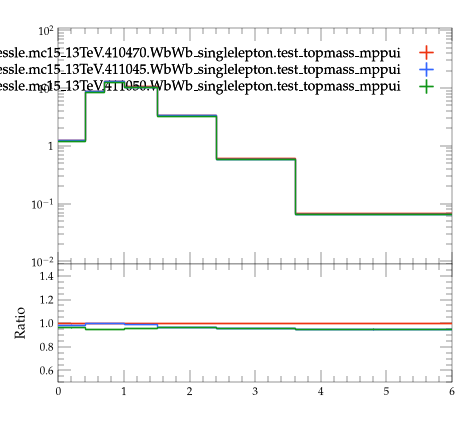

Source code (Python):
#! /usr/bin/env python3

# This Python script was auto-generated using YODA v2.1.2.
# Analysis object: /WbWb_singlelepton/r_bq
# Timestamp: 07-08-2026 (09:16:02)

import matplotlib as mpl
import matplotlib.pyplot as plt
mpl.use('Agg') # comment out for interactive use
import os
import numpy as np
from numpy import nan, inf

plotDir = os.path.split(os.path.realpath(__file__))[0]
if 'YODA_USER_PLOT_PATH' in globals():
    plot_outdir = globals()['YODA_USER_PLOT_PATH']
else:
    plot_outdir = plotDir

#plot style
plt.style.use(os.path.join(plotDir, '../default.mplstyle'))
# plot metadata
figW, figH = plt.rcParams['figure.figsize']
ax_xLabel = ''
ax_yLabel = ''
ax_title  = ''
ax_xScale = 'linear'
ax_yScale = 'log'
xLims = (0.0, 6.0)
yLims = (0.009000000000000001, 110.00000000000001)

# TeX-friendly labels for the legend
labels = {
  'legend' : ([ r"user.johessle.mc15\_13TeV.410470.WbWb\_singlelepton.test\_topmass\_mppui", r"user.johessle.mc15\_13TeV.411045.WbWb\_singlelepton.test\_topmass\_mppui", r"user.johessle.mc15\_13TeV.411050.WbWb\_singlelepton.test\_topmass\_mppui" ], r""),
}

# Adjust canvas width and height
canvasW = 10.0
canvasH = 9.0
figW *= canvasW/10.
figH *= canvasH/9.

# Create figure and axis objects
fig, (ax, ratio0_ax) = plt.subplots(2, 1, sharex=True,
                  figsize=(figW,figH), gridspec_kw={'height_ratios': (6.0, 3.0)})

# Set figure margins
plt.subplots_adjust(
    left   = 1.0 * plt.rcParams['figure.subplot.left'],
    right  = 1.0 * plt.rcParams['figure.subplot.right'],
    top    = 1.0 * plt.rcParams['figure.subplot.top'],
    bottom = 1.0 * plt.rcParams['figure.subplot.bottom'])

ratio0_ax.yaxis.set_major_locator(mpl.ticker.MultipleLocator(0.2))
ratio0_ax.set_ylim(0.5, 1.4999)
ratio0_ax.set_ylabel('Ratio')

# the numerical data is stored in a separate file
dataf = dict()
prefix = os.path.split(__file__)[0]
if prefix:    prefix = prefix + '/'
exec(open(prefix+'r_bq__data.py').read(), dataf)


legend_handles = dict() # keep track of handles for the legend

# style options for curves
# starts at zorder>=5 to draw curve on top of legend
styles = {
  'user.johessle.mc15_13TeV.410470.WbWb_singlelepton.test_topmass_mppui.yoda': {
    'color' : '#EE3311',
    'linestyle' : '-',
    'lineopacity' : 1.0,
    'linewidth' : 1,
    'marker' : 'none',
    'markersize' : 2,
    'capsize' : 0.0,
    'zorder' : 5,
    'histstyle' : 1,
    'drawstyle' : 'steps-pre',
    'xerrorbars' : 1,
    'yerrorbars' : 1,
    'fillcolor' : None,
    'fillopacity' : 1.0,
    'ratio0_linestyle' : '-',
    'ratio0_lineopacity' : 1.0,
    'ratio0_linewidth' : 1,
    'ratio0_marker' : 'none',
    'ratio0_markersize' : 2,
    'ratio0_capsize' : 0.0,
    'ratio0_zorder' : 5,
    'ratio0_histstyle' : 1,
    'ratio0_drawstyle' : 'steps-pre',
    'ratio0_xerrorbars' : 1,
    'ratio0_yerrorbars' : 1,
  },
  'user.johessle.mc15_13TeV.411045.WbWb_singlelepton.test_topmass_mppui.yoda': {
    'color' : '#3366FF',
    'linestyle' : '-',
    'lineopacity' : 1.0,
    'linewidth' : 1,
    'marker' : 'none',
    'markersize' : 2,
    'capsize' : 0.0,
    'zorder' : 6,
    'histstyle' : 1,
    'drawstyle' : 'steps-pre',
    'xerrorbars' : 1,
    'yerrorbars' : 1,
    'fillcolor' : None,
    'fillopacity' : 1.0,
    'ratio0_linestyle' : '-',
    'ratio0_lineopacity' : 1.0,
    'ratio0_linewidth' : 1,
    'ratio0_marker' : 'none',
    'ratio0_markersize' : 2,
    'ratio0_capsize' : 0.0,
    'ratio0_zorder' : 6,
    'ratio0_histstyle' : 1,
    'ratio0_drawstyle' : 'steps-pre',
    'ratio0_xerrorbars' : 1,
    'ratio0_yerrorbars' : 1,
  },
  'user.johessle.mc15_13TeV.411050.WbWb_singlelepton.test_topmass_mppui.yoda': {
    'color' : '#109618',
    'linestyle' : '-',
    'lineopacity' : 1.0,
    'linewidth' : 1,
    'marker' : 'none',
    'markersize' : 2,
    'capsize' : 0.0,
    'zorder' : 7,
    'histstyle' : 1,
    'drawstyle' : 'steps-pre',
    'xerrorbars' : 1,
    'yerrorbars' : 1,
    'fillcolor' : None,
    'fillopacity' : 1.0,
    'ratio0_linestyle' : '-',
    'ratio0_lineopacity' : 1.0,
    'ratio0_linewidth' : 1,
    'ratio0_marker' : 'none',
    'ratio0_markersize' : 2,
    'ratio0_capsize' : 0.0,
    'ratio0_zorder' : 7,
    'ratio0_histstyle' : 1,
    'ratio0_drawstyle' : 'steps-pre',
    'ratio0_xerrorbars' : 1,
    'ratio0_yerrorbars' : 1,
  },
}

# curve from input yoda files in main panel
for label, yvals in dataf['yvals'].items():
    if all(np.isnan(v) for v in dataf['yvals'][label]):
        continue
    tmp = None
    if styles[label]['histstyle']: # draw as histogram
        xpos = dataf['xedges'][label] if styles[label]['drawstyle'] else dataf['xpoints'][label]
        ypos = np.insert(yvals, 0, yvals[0]) if styles[label]['drawstyle'] else yvals
        if styles[label]['fillcolor']: # fill area below curve
            ax.fill_between(xpos, ypos, step='pre',
                            color=styles[label]['fillcolor'],
                            alpha=styles[label]['fillopacity'])
        tmp, = ax.plot(xpos, ypos,
                       color=styles[label]['color'],
                       linestyle=styles[label]['linestyle'],
                       alpha=styles[label]['lineopacity'],
                       linewidth=styles[label]['linewidth'],
                       drawstyle=styles[label]['drawstyle'], solid_joinstyle='miter',
                       zorder=styles[label]['zorder'], label=label)
    tmp = ax.errorbar(dataf['xpoints'][label], yvals,
                      xerr=np.array(dataf['xerrs'][label])*styles[label]['xerrorbars'],
                      yerr=np.array(dataf['yerrs'][label])*styles[label]['yerrorbars'],
                      fmt=styles[label]['marker'], capsize=styles[label]['capsize'],
                      alpha=styles[label]['lineopacity'],
                      markersize=styles[label]['markersize'],
                      ecolor=styles[label]['color'],
                      color=styles[label]['color'], zorder=styles[label]['zorder'])
    tmp[-1][0].set_linestyle(styles[label]['linestyle'])
    tmp[-1][0].set_linewidth(styles[label]['linewidth'])
    if label in dataf['add_legend_handle']:  legend_handles[label] = tmp
    for varLabel in dataf['variation_yvals'].keys():
        if varLabel.startswith(label):
            tmp, = ax.plot(dataf['xedges'][label], dataf['variation_yvals'][varLabel],
                           color=styles[label]['color'],
                           linestyle=styles[label]['linestyle'],
                           linewidth=styles[label]['linewidth'],
                           drawstyle='steps-pre', solid_joinstyle='miter',
                           zorder=styles[label]['zorder'], alpha=0.5)


# plots on ratio panel
# curve from input yoda files in ratio panel
for label, yvals in dataf['ratio0_yvals'].items():
    if all(np.isnan(v) for v in yvals):
        continue
    if styles[label]['ratio0_histstyle']: # plot as histogram
        xpos = dataf['xedges']['user.johessle.mc15_13TeV.410470.WbWb_singlelepton.test_topmass_mppui.yoda'] if styles[label]['ratio0_drawstyle'] else dataf['xpoints']['user.johessle.mc15_13TeV.410470.WbWb_singlelepton.test_topmass_mppui.yoda']
        ypos = np.insert(yvals, 0, yvals[0]) if styles[label]['ratio0_drawstyle'] else yvals
        ratio0_ax.plot(xpos, ypos,
                       color=styles[label]['color'],
                       linewidth=styles[label]['linewidth'],
                       linestyle=styles[label]['ratio0_linestyle'],
                       alpha=styles[label]['ratio0_lineopacity'],
                       drawstyle=styles[label]['ratio0_drawstyle'], zorder=styles[label]['zorder'],
                       solid_joinstyle='miter')
    tmp = ratio0_ax.errorbar(dataf['xpoints']['user.johessle.mc15_13TeV.410470.WbWb_singlelepton.test_topmass_mppui.yoda'], yvals,
                             xerr=np.array(dataf['ref_xerrs'])*styles[label]['ratio0_xerrorbars'],
                             yerr=np.array(dataf['ratio0_yerrs'][label])*styles[label]['ratio0_yerrorbars'],
                             fmt=styles[label]['ratio0_marker'], capsize=styles[label]['ratio0_capsize'],
                             alpha=styles[label]['ratio0_lineopacity'],
                             markersize=styles[label]['ratio0_markersize'],
                             ecolor=styles[label]['color'],
                             color=styles[label]['color'])
    tmp[-1][0].set_linestyle(styles[label]['ratio0_linestyle'])
    tmp[-1][0].set_linewidth(styles[label]['ratio0_linewidth'])

    for varlabel in dataf['ratio0_variation_vals'].keys():
        if varlabel.startswith(label):
            ratio0_ax.plot(dataf['xedges']['user.johessle.mc15_13TeV.410470.WbWb_singlelepton.test_topmass_mppui.yoda'],
                            dataf['ratio0_variation_vals'][varlabel],
                            color=styles[label]['color'],
                            linestyle=styles[label]['linestyle'],
                            linewidth=styles[label]['linewidth'],
                            drawstyle='steps-pre', solid_joinstyle='miter',
                            zorder=1, alpha=0.5)

legend_items = list(legend_handles.values())
ax.add_artist(ax.legend(legend_items,
                        labels['legend'][0],
                        title=labels['legend'][1],
                        alignment='right',
                        loc='upper right',
                        bbox_to_anchor=(1.0, 0.97),markerfirst=False))

# set plot metadata as defined above
ratio0_ax.set_xlabel(ax_xLabel)
ratio0_ax.xaxis.set_label_coords(1., -0.15)
ax.set_ylabel(ax_yLabel, ha='right', va='top')
ax.yaxis.set_label_coords(-0.11, 1.0)
ax.set_title(ax_title, loc='left')
ax.set_xscale(ax_xScale)
ax.set_yscale(ax_yScale)
ratio0_ax.set_yscale('linear')
ax.set_xlim(xLims)
ax.set_ylim(yLims)

# tick formatting
plt.rcParams['xtick.top'] = True
plt.rcParams['ytick.right'] = True
ax.yaxis.set_major_locator(mpl.ticker.LogLocator(base=10.0, numticks=np.inf))
ax.yaxis.set_minor_locator(mpl.ticker.LogLocator(
                           base=10.0, subs=np.arange(0.1, 1, 0.1), numticks=np.inf))
fig.align_ylabels((ax, ratio0_ax))
plt.savefig(os.path.join(plot_outdir, 'r_bq.pdf'), format='PDF')
plt.savefig(os.path.join(plot_outdir, 'r_bq.png'), format='PNG')

plt.close(fig)
